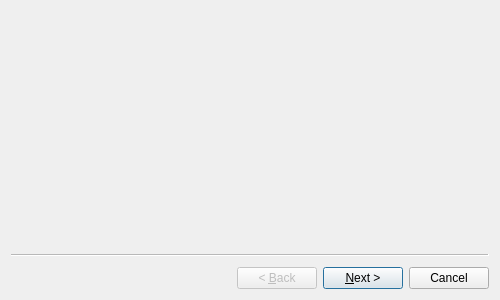
<?xml version="1.0" encoding="UTF-8"?>
<ui version="4.0">
 <class>Wizard</class>
 <widget class="QWizard" name="Wizard">
  <property name="geometry">
   <rect>
    <x>0</x>
    <y>0</y>
    <width>500</width>
    <height>300</height>
   </rect>
  </property>
  <property name="minimumSize">
   <size>
    <width>500</width>
    <height>300</height>
   </size>
  </property>
  <property name="maximumSize">
   <size>
    <width>500</width>
    <height>300</height>
   </size>
  </property>
  <property name="windowTitle">
   <string>Wizard</string>
  </property>
  <widget class="ProSetPage" name="wizardPage1"/>
  <widget class="ConfirmPage" name="wizardPage2">
   <layout class="QGridLayout" name="gridLayout_2"/>
  </widget>
 </widget>
 <customwidgets>
  <customwidget>
   <class>ProSetPage</class>
   <extends>QWizardPage</extends>
   <header>prosetpage.h</header>
   <container>1</container>
  </customwidget>
  <customwidget>
   <class>ConfirmPage</class>
   <extends>QWizardPage</extends>
   <header>confirmpage.h</header>
   <container>1</container>
  </customwidget>
 </customwidgets>
 <resources/>
 <connections/>
</ui>
